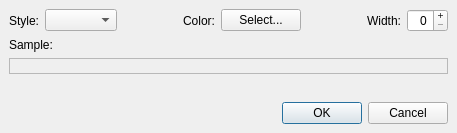
<ui version="4.0" >
 <class>PenEditDialog</class>
 <widget class="QDialog" name="PenEditDialog" >
  <property name="geometry" >
   <rect>
    <x>0</x>
    <y>0</y>
    <width>457</width>
    <height>133</height>
   </rect>
  </property>
  <property name="windowTitle" >
   <string>Edit Pen</string>
  </property>
  <layout class="QVBoxLayout" >
   <property name="margin" >
    <number>9</number>
   </property>
   <property name="spacing" >
    <number>6</number>
   </property>
   <item>
    <layout class="QHBoxLayout" >
     <property name="margin" >
      <number>0</number>
     </property>
     <property name="spacing" >
      <number>6</number>
     </property>
     <item>
      <widget class="QLabel" name="label" >
       <property name="text" >
        <string>Style:</string>
       </property>
       <property name="alignment" >
        <set>Qt::AlignRight|Qt::AlignTrailing|Qt::AlignVCenter</set>
       </property>
      </widget>
     </item>
     <item>
      <widget class="QComboBox" name="styleCombo" />
     </item>
     <item>
      <spacer>
       <property name="orientation" >
        <enum>Qt::Horizontal</enum>
       </property>
       <property name="sizeHint" >
        <size>
         <width>40</width>
         <height>20</height>
        </size>
       </property>
      </spacer>
     </item>
     <item>
      <widget class="QLabel" name="label" >
       <property name="text" >
        <string>Color:</string>
       </property>
       <property name="alignment" >
        <set>Qt::AlignRight|Qt::AlignTrailing|Qt::AlignVCenter</set>
       </property>
      </widget>
     </item>
     <item>
      <widget class="QPushButton" name="colorButton" >
       <property name="text" >
        <string>Select...</string>
       </property>
      </widget>
     </item>
     <item>
      <spacer>
       <property name="orientation" >
        <enum>Qt::Horizontal</enum>
       </property>
       <property name="sizeHint" >
        <size>
         <width>40</width>
         <height>20</height>
        </size>
       </property>
      </spacer>
     </item>
     <item>
      <widget class="QLabel" name="label" >
       <property name="text" >
        <string>Width:</string>
       </property>
       <property name="alignment" >
        <set>Qt::AlignRight|Qt::AlignTrailing|Qt::AlignVCenter</set>
       </property>
      </widget>
     </item>
     <item>
      <widget class="QSpinBox" name="widthSpin" >
       <property name="alignment" >
        <set>Qt::AlignRight</set>
       </property>
       <property name="buttonSymbols" >
        <enum>QAbstractSpinBox::PlusMinus</enum>
       </property>
       <property name="maximum" >
        <number>12</number>
       </property>
      </widget>
     </item>
    </layout>
   </item>
   <item>
    <layout class="QVBoxLayout" >
     <property name="margin" >
      <number>0</number>
     </property>
     <property name="spacing" >
      <number>6</number>
     </property>
     <item>
      <widget class="QLabel" name="label" >
       <property name="sizePolicy" >
        <sizepolicy>
         <hsizetype>5</hsizetype>
         <vsizetype>1</vsizetype>
         <horstretch>0</horstretch>
         <verstretch>0</verstretch>
        </sizepolicy>
       </property>
       <property name="text" >
        <string>Sample:</string>
       </property>
      </widget>
     </item>
     <item>
      <widget class="QLabel" name="sampleDisplay" >
       <property name="sizePolicy" >
        <sizepolicy>
         <hsizetype>5</hsizetype>
         <vsizetype>7</vsizetype>
         <horstretch>0</horstretch>
         <verstretch>0</verstretch>
        </sizepolicy>
       </property>
       <property name="frameShape" >
        <enum>QFrame::StyledPanel</enum>
       </property>
       <property name="frameShadow" >
        <enum>QFrame::Sunken</enum>
       </property>
       <property name="text" >
        <string/>
       </property>
      </widget>
     </item>
    </layout>
   </item>
   <item>
    <spacer>
     <property name="orientation" >
      <enum>Qt::Vertical</enum>
     </property>
     <property name="sizeHint" >
      <size>
       <width>20</width>
       <height>40</height>
      </size>
     </property>
    </spacer>
   </item>
   <item>
    <widget class="QDialogButtonBox" name="buttonBox" >
     <property name="orientation" >
      <enum>Qt::Horizontal</enum>
     </property>
     <property name="standardButtons" >
      <set>QDialogButtonBox::Cancel|QDialogButtonBox::NoButton|QDialogButtonBox::Ok</set>
     </property>
    </widget>
   </item>
  </layout>
 </widget>
 <resources/>
 <connections>
  <connection>
   <sender>buttonBox</sender>
   <signal>accepted()</signal>
   <receiver>PenEditDialog</receiver>
   <slot>accept()</slot>
   <hints>
    <hint type="sourcelabel" >
     <x>248</x>
     <y>254</y>
    </hint>
    <hint type="destinationlabel" >
     <x>157</x>
     <y>274</y>
    </hint>
   </hints>
  </connection>
  <connection>
   <sender>buttonBox</sender>
   <signal>rejected()</signal>
   <receiver>PenEditDialog</receiver>
   <slot>reject()</slot>
   <hints>
    <hint type="sourcelabel" >
     <x>316</x>
     <y>260</y>
    </hint>
    <hint type="destinationlabel" >
     <x>286</x>
     <y>274</y>
    </hint>
   </hints>
  </connection>
 </connections>
</ui>
